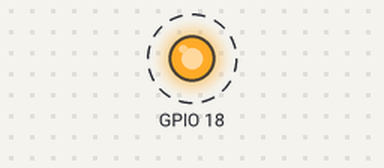
This program was run on a simulated Raspberry Pi (BCM pin numbers). Shown: output pins drawn as LEDs (lit = HIGH). Dashed ring = blinking.

Above: at 0.2 s.
Timing chart, 0 to 3.0 s (numbered marks = the images above):
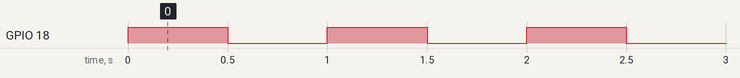

The program:

gpioSafe.py
```python
import RPi.GPIO as GPIO
import time

GPIO.setmode(GPIO.BCM)
GPIO.setup(18, GPIO.OUT)

try:
	while(True):
		GPIO.output(18, True)
		time.sleep(0.5)
		GPIO.output(18, False)
		time.sleep(0.5)
finally:
	print("Cleaning UP!")
	GPIO.cleanup()
```

Measured:
- by itself, GPIO 18: alternates HIGH for 0.50 s and LOW for 0.50 s
